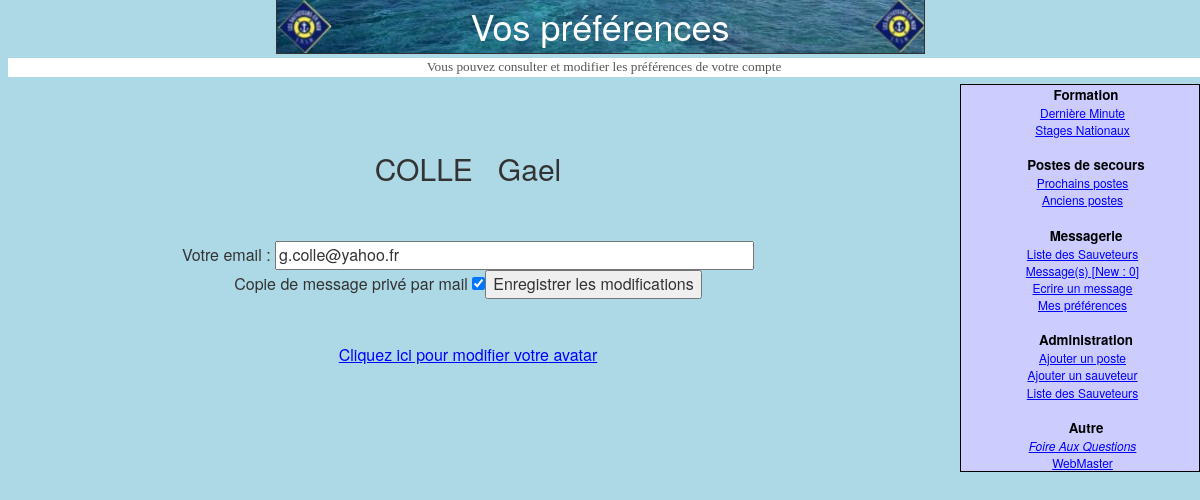
The page /preferences.php (signed in) on the database its author committed.
### tables this page shows
CREATE TABLE IF NOT EXISTS `sauveteur` (
    `id` int(11) NOT NULL AUTO_INCREMENT,
    `nom` varchar(20) NOT NULL DEFAULT '',
    `prenom` varchar(20) NOT NULL DEFAULT '',
    `mail` varchar(50) NOT NULL DEFAULT '',
    `telephone` varchar(15) NOT NULL DEFAULT '',
    `admin` int(11) NOT NULL DEFAULT '0',
    `password` varchar(50) NOT NULL DEFAULT '',
    `datederVisite` datetime NOT NULL DEFAULT '0000-00-00 00:00:00',
    `nbVisites` int(11) NOT NULL DEFAULT '0',
    `envoieCopy` char(1) NOT NULL DEFAULT '0',
    `lienAvatar` varchar(150) NOT NULL DEFAULT '',
    `nbPhoto` int(11) NOT NULL DEFAULT '0',
    `dateAvantderVisite` datetime NOT NULL DEFAULT '0000-00-00 00:00:00',
    `actif` int(11) NOT NULL DEFAULT '1',
    PRIMARY KEY (`id`)
  );

### preferences.php (the view, shortened to what this page needs)
<?php
include('menu.php');
?>
<!DOCTYPE html PUBLIC "-//W3C//DTD XHTML 1.0 Strict//EN" "http://www.w3.org/TR/xhtml1/DTD/xhtml1-strict.dtd">
<html xmlns="http://www.w3.org/1999/xhtml" xml:lang="fr" lang="fr">
<head>
<link rel="stylesheet" href="https://maxcdn.bootstrapcdn.com/bootstrap/3.3.7/css/bootstrap.min.css">
<link rel="stylesheet" href="css/master.css">
<link rel="stylesheet" href="feuille1.css" type="text/css" />
</head>
<body>
<center>
<div id="header">Vos préférences</div>
</center>
<?php
if (isset($_SESSION['id'])) {
	$idSession=$_SESSION['id'];
	$link=connectDB();
?>
<div id="intro">Vous pouvez consulter et modifier les préférences de votre compte</div>
<div id="container">
<?php
if(!$mail || $mail=="none"){
	$querySauveteur=mysqli_query($link,"SELECT nom,prenom,mail,envoieCopy FROM sauveteur WHERE id=$idSession");
	$sauveteur=mysqli_fetch_row($querySauveteur);
	echo "<br><br><h2>$sauveteur[0] &nbsp $sauveteur[1]</h2><br><br>";
	echo "<FORM ACTION=\"preferences.php\" METHOD=\"POST\">";
	echo "Votre email : <input type=\"text\" name=\"mail\" size=50 maxlength=50 value=$sauveteur[2]>";
	if($sauveteur[3]==1){
		echo "<br>Copie de message privé par mail <input type=\"checkbox\" name=\"copy\" checked=\"true\">";
	} else {
		echo "<br>Copie de message privé par mail <input type=\"checkbox\" name=\"copy\">";
	}
   echo "<INPUT TYPE=\"submit\" VALUE=\"Enregistrer les modifications\"></FORM>";
   echo "<br><br><a href=\"./preferences2.php\">Cliquez ici pour modifier votre avatar</a>";
}
?>
<br><br><br><br><br><br>
</div>
</body>
</html>
<?php
 } else {
?>
 <div id="intro">Vous ne pouvez pas visualiser cette page actuellement. Veuillez vous <a href="./index.php">identifier</a>.</div>
</body>
</html>
<?php
}
?>

### css/master.css (style rules this page uses)
body { background-color: lightblue; text-align: center; }

### feuille1.css (style rules this page uses)
body { font-size: 12pt; }
a:link { color:blue; text-decoration:underline; }
#container { float: left; margin-top: 10px; width: 78%; }
#intro { font: 10pt/14pt georgia; color: #555753; background: white; margin-top: 4px; margin-left: 8px; }
#header { border-bottom: 1px solid #333333; border-left: 1px solid #333333; border-right: 1px solid #333333; background: #ccccff; top: 0; left: auto; right: auto; font-size: 36px; color: white; text-align: center; width: 649px; height: 54px; background-image:url(fond1.jpg); background-repeat:no-repeat; }

### rows shown on the page
sauveteur: nom "COLLE", prenom "Gael", mail "g.colle@yahoo.fr"

### other values the page prints
$nbMessage "0"
